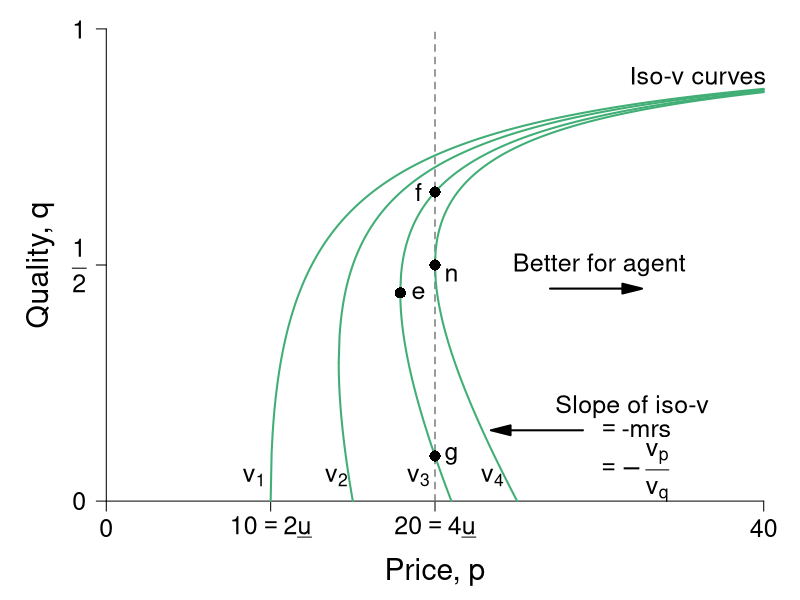

This chart was generated by the following R code:
#' Graph Designer: Scott Cohn
#' Authors: Bowles and Halliday
#' Title: Coordination, Conflict and Competition: A Text in Microeconomics

require(ggplot2)
require(shape)
pdf(file = "information_power/iso_vmap_a_leftpanel.pdf", width = 9, height = 7)

#Set parameters for graphics
pointsize <- 1.8
axislabelsize <- 1.8
labelsize <- 1.5
namesize <- 1.8
annotatesize <- 1.5
graphlinewidth <- 2
segmentlinewidth <- 1.5

COL <- c("#7fc97f", "#beaed4", "#fdc086", "#ffff99", "#386cb0", "#f0027f", "#bf5b17", "#666666")
COLA <- c("#e0f3db", "#99d8c9","#66c2a4","#41ae76", "#238b45", "#005824")
COLB <- c("#c6dbef", "#4eb3d3", "#2b8cbe", "#0868ac","#084081")
COLC <- c("#fcfbfd", "#efedf5", "#dadaeb", "#bcbddc", "#9e9ac8", "#807dba", "#6a51a3", "#54278f", "#3f007d")
grays <- gray.colors(25, start = 1, end = 0)

#The equation is below when v = 0. See Wolfram Alpha output. 
isov <- function(p, delta = 5) {
  (p - delta)/p
}

isovhigh1 <- function(p, delta = 5, v = 5){
  (sqrt(p^2 - 4 * delta * v) - p + 2*v)/( 2 * v )
}

isovlow1 <- function(p, delta = 5, v = 5){
  (-sqrt(p^2 - 4 * delta * v) - p + 2*v)/( 2 * v )
}

isovhigh2 <- function(p, delta = 5, v = 10){
  (sqrt(p^2 - 4 * delta * v) - p + 2*v)/( 2 * v )
}

isovlow2 <- function(p, delta = 5, v = 10){
  (-sqrt(p^2 - 4 * delta * v) - p + 2*v)/( 2 * v )
}

isovhigh3 <- function(p, delta = 5, v = 15){
  (sqrt(p^2 - 4 * delta * v) - p + 2*v)/( 2 * v )
}

isovlow3 <- function(p, delta = 5, v = 15){
  (-sqrt(p^2 - 4 * delta * v) - p + 2*v)/( 2 * v )
}

isovhigh4 <- function(p, delta = 5, v = 15){
  (sqrt(p^2 - 4 * delta * v) - p + 2*v)/( 2 * v )
}

isovlow4 <- function(p, delta = 5, v = 15){
  (-sqrt(p^2 - 4 * delta * v) - p + 2*v)/( 2 * v )
}

brfFn <- function(p, delta = 5) {
  1 - (2*delta) /p
}

#This is evaluated for p = 12; q = 12/(8*sqrt(12^2 - 4*delta1*v1)) - 1/8 for the slope
#At p = 12; q = (-sqrt(12^2 - 4*v1*delta1) - 12 + 2*v1)/(2*v1) = 0.799
tangencyLine <- function(p){
  (p*(0.05))
}



#COL <- c("#bae4b3", "#74c476", "#238b45")
#COL <- c("#f7fcf0", "#e0f3db", "#ccebc5", "#a8ddb5", "#7bccc4", "#4eb3d3", "#2b8cbe", "#08589e")
COL <- c("#f7fcf5", "#e5f5e0", "#c7e9c0", "#a1d99b", "#74c476", "#41ab5d", "#238b45", "#005a32")
par(mar =  c(4, 4, .5, .5))

xlims <- c(0, 40)
ylims <- c(0, 1)

plot(0, 0, xlim = xlims, ylim = ylims, type = "n",
     xlab = "",
     ylab = "",
     xaxt = "n", yaxt = "n", cex.lab = axislabelsize, bty = "n")

mtext(expression(paste("Price, ", p)), side=1, line = 2.5, cex = axislabelsize)
text(-4, ylims[2] - 0.5*(ylims[2] - ylims[1]), expression(paste("Quality, ", q)), xpd = TRUE, cex = axislabelsize, srt = 90) 


npts <- 500 
npts2 <- 501
#Specify the sequences of points for graphing. 
xx0 <- seq(5, xlims[2], length.out = npts)
xx1 <- seq(10, xlims[2], length.out = npts)
xx2 <- seq(xlims[1], 15, length.out = npts)
xx3 <- seq(10, xlims[2], length.out = npts2)
xx4 <- seq(xlims[1], 10, length.out = npts2)
#For below, I solved sqrt(p^2 - 200) - p + 200/p = 0, getting p = 10*sqrt(2) = 14.14214
xx5 <- seq(14.14214, xlims[2], length.out = npts2)
xx6 <- seq(14.14214, 15, length.out = npts2)

xx7 <- seq(17.889, xlims[2], length.out = npts2)
xx8 <- seq(17.889, 21, length.out = npts2)

xx9 <- seq(20, xlims[2], length.out = npts2)
xx10 <- seq(xlims[1], 25, length.out = npts2)

#Customize ticks and labels for the plot
ticksy <- c(0, 0.5, 1)
ylabels <- c(0, expression(paste(frac(1,2))), 1)
ticksx <- c(0, 10, 20, 40)
xlabels <- c(0, expression(paste(10 == 2*underline("u"))), expression(paste(20 == 4*underline("u"))) , 40)
axis(1, at = ticksx, pos = 0, labels = xlabels, cex.axis = labelsize)
axis(2, at = ticksy, pos = 0, labels = ylabels, las = 1, cex.axis = labelsize)

#Annotation of the three graphs and the NE

# text(3.4, 0.05, expression(paste(v[0] == z)), cex = annotatesize)
text(9.0, 0.05, expression(paste(v[1])), cex = annotatesize)
text(14, 0.05, expression(paste(v[2])), cex = annotatesize)
text(19, 0.05, expression(paste(v[3])), cex = annotatesize)
text(23.5, 0.05, expression(paste(v[4])), cex = annotatesize)
text(21, 0.48, expression(paste("n")), cex = annotatesize)
#text(33, 0.58, expression(paste("Best-response function")), cex = annotatesize)
text(36, 0.9, expression(paste("Iso-v curves")), cex = annotatesize)

#Lines for the coordinates of the Nash equilbrium
#segments(10, 0, 10, 0.175, lty = 2, col = grays[22], lwd = segmentlinewidth)
segments(20, 0, 20, ylims[2], lty = 2, col = grays[20], lwd = segmentlinewidth)
#segments(0, 0.5, 20, 0.5, lty = 2, col = grays[20], lwd = segmentlinewidth)
#segments(14.14214, 0.15, 14.14214, 0.45, lty = 2, col = grays[22], lwd = segmentlinewidth)
#segments(17.889, 0.3, 17.889, 0.6, lty = 2, col = grays[22], lwd = segmentlinewidth)

#Draw the lines for the graphs
#lines(xx0, isov(xx0, delta = 5), col = COLA[4], lwd = graphlinewidth)
#lines(xx1, brfFn(xx1), col = COLA[5], lwd = graphlinewidth)
#lines(xx2, tangencyLine(xx2), col = "darkgrey", lwd = segmentlinewidth, lty = 2)
lines(xx3, isovhigh1(xx3, v = 5, delta = 5), col = COLA[4], lwd = graphlinewidth)
lines(xx4, isovlow1(xx4, v = 5, delta = 5), col = COLA[4], lwd = graphlinewidth)
lines(xx5, isovhigh2(xx5, v = 10, delta = 5), col = COLA[4], lwd = graphlinewidth)
lines(xx6, isovlow2(xx6, v = 10, delta = 5), col = COLA[4], lwd = graphlinewidth)
lines(xx7, isovhigh3(xx7, v = 16, delta = 5), col = COLA[4], lwd = graphlinewidth)
lines(xx8, isovlow3(xx8, v = 16, delta = 5), col = COLA[4], lwd = graphlinewidth)
lines(xx9, isovhigh4(xx9, v = 20, delta = 5), col = COLA[4], lwd = graphlinewidth)
lines(xx10, isovlow4(xx10, v = 20, delta = 5), col = COLA[4], lwd = graphlinewidth)

#Arrows and slope of iso-v label
Arrows(29, 0.15, 24, 0.15,  col = "black", lty = 1, lwd = 2, arr.type = "triangle")
text(32, 0.2, expression(paste("Slope of iso-v")), cex = annotatesize)
text(32.3, 0.15, expression(paste(phantom() == "-mrs ")), cex = annotatesize)
text(32, 0.06, expression(paste(phantom() == -frac(v[p], v[q]))), cex = annotatesize)


Arrows(27, 0.45, 32, 0.45,  col = "black", lty = 1, lwd = 2, arr.type = "triangle")
text(30, 0.5, expression(paste("Better for agent")), cex = annotatesize)

#Add a point for the NE
points(20, 0.5, pch = 16, col = "black", cex = 1.5)


#Add a point for b
# points(10, 0.5, pch = 16, col = "black", cex = 1.5)
# text(9.5, 0.53, expression(paste("b")), cex = annotatesize)

#Add a point for d
#Figure out q for p = 14.14214: q = 1 - 2delta/p = 1 - (2*5)/14.14214 =  0.2928934
#points(14.14214, 0.2928934, pch = 16, col = "black", cex = 1.5)
#text(15, 0.2928934, expression(paste("d")), cex = annotatesize)

points(17.889, 0.441, pch = 16, col = "black", cex = 1.5)
text(19, 0.441, expression(paste("e")), cex = annotatesize)

# points same wage w incr/decr in effort
points(20, 0.0955, pch = 16, col = "black", cex = 1.5)
text(21, 0.0955, expression(paste("g")), cex = annotatesize)
points(20, 0.6545, pch = 16, col = "black", cex = 1.5)
text(19, 0.6545, expression(paste("f")), cex = annotatesize)

dev.off()
